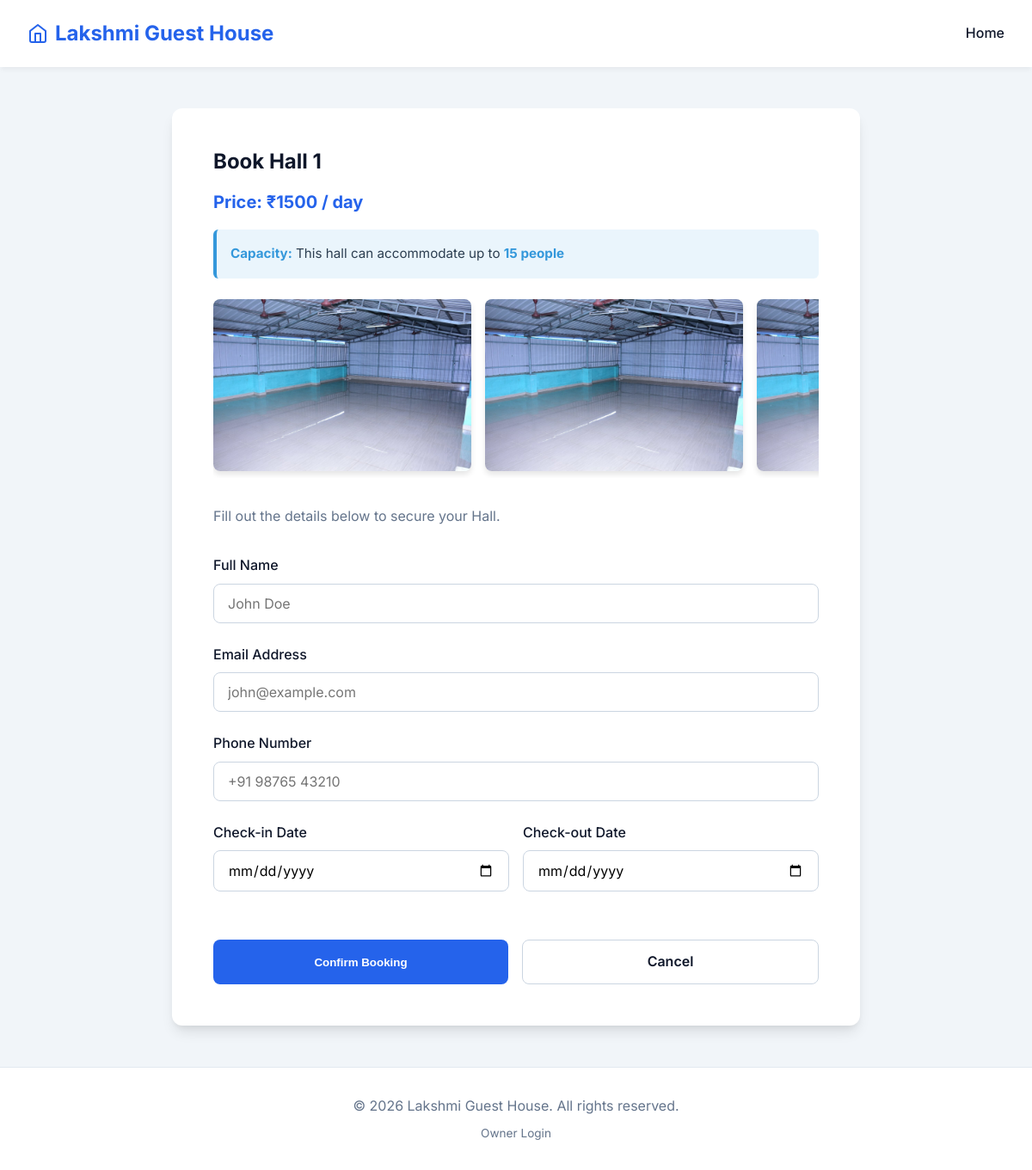
Screenshot of /book/1 with the database file from the repository.
### app.py (models this page shows)
class Accommodation(db.Model):
    id = db.Column(db.Integer, primary_key=True)
    name = db.Column(db.String(100), nullable=False) # e.g. "Room 1", "Hall 1"
    type = db.Column(db.String(50), nullable=False)  # Hall, Cottage, Room
    description = db.Column(db.Text, nullable=True)
    price = db.Column(db.Float, nullable=False)
    image_filenames = db.Column(db.Text, nullable=True)
    is_closed = db.Column(db.Boolean, default=False)
    max_people = db.Column(db.Integer, default=1)  # Number of people accommodation
    facilities = db.Column(db.Text, nullable=True)  # Comma-separated: AC,TV,Heater

### app.py (the view, shortened to what this page needs)
@app.route('/book/<int:acc_id>', methods=['GET', 'POST'])
def book(acc_id):
    accommodation = Accommodation.query.get_or_404(acc_id)
    if accommodation.is_closed:
        flash(f"Sorry, {accommodation.name} is currently closed and unavailable for booking.", "error")
        return redirect(url_for('index'))
    return render_template('book.html', accommodation=accommodation)

### templates/book.html (shortened to what this page needs)
{% extends 'base.html' %}
{% block content %}
<div class="form-container" style="max-width: 800px;">
    <h2>Book {{ accommodation.name }}</h2>
    <div style="font-weight: bold; font-size: 1.25rem; color: var(--primary-color); margin-bottom: 1rem;">Price: ₹{{ "%.0f"|format(accommodation.price) }} / day</div>
    {% if accommodation.max_people %}
    <div style="padding: 1rem; background: rgba(52, 152, 219, 0.1); border-radius: 6px; margin-bottom: 1.5rem; border-left: 4px solid #3498db;">
        <div style="color: #2c3e50; font-size: 0.95rem;">
            <strong style="color: #3498db;">Capacity:</strong> This {{ accommodation.type.lower() }} can accommodate up to <strong style="color: #3498db;">{{ accommodation.max_people }} {{ 'person' if accommodation.max_people == 1 else 'people' }}</strong>
        </div>
    </div>
    {% endif %}
    <div style="display: flex; gap: 1rem; overflow-x: auto; margin-bottom: 2rem; padding-bottom: 0.5rem;">
        {% for img in accommodation.image_filenames.split(',') %}
        <img src="{{ url_for('static', filename='images/' ~ img) }}" alt="{{ accommodation.name }}" style="height: 200px; border-radius: 8px; object-fit: cover; flex-shrink: 0; box-shadow: 0 4px 6px rgba(0,0,0,0.1);">
        {% endfor %}
    </div>
    <p style="color: var(--text-light); margin-bottom: 2rem;">Fill out the details below to secure your {{ accommodation.type }}.</p>
    <form method="POST">
        <div class="form-group">
            <label for="name">Full Name</label>
            <input type="text" id="name" name="name" required placeholder="John Doe">
        </div>
        <div class="form-group">
            <label for="email">Email Address</label>
            <input type="email" id="email" name="email" required placeholder="john@example.com">
        </div>
        <div class="form-group">
            <label for="phone">Phone Number</label>
            <input type="tel" id="phone" name="phone" required placeholder="+91 98765 43210">
        </div>
        <div class="date-group">
            <div class="form-group">
                <label for="check_in">Check-in Date</label>
                <input type="date" id="check_in" name="check_in" required>
            </div>
            <div class="form-group">
                <label for="check_out">Check-out Date</label>
                <input type="date" id="check_out" name="check_out" required>
            </div>
        </div>
        <div style="margin-top: 2rem; display: flex; gap: 1rem;">
            <button type="submit" class="btn" style="flex: 1;">Confirm Booking</button>
            <a href="{{ url_for('index') }}" class="btn btn-secondary" style="flex: 1;">Cancel</a>
        </div>
    </form>
</div>
{% endblock %}

### static/css/style.css (style rules this page uses)
:root { --primary-color: #2563eb; --primary-hover: #1d4ed8; --secondary-color: #f8fafc; --text-dark: #0f172a; --text-light: #64748b; --bg-color: #f1f5f9; --card-bg: #ffffff; --border-radius: 12px; --box-shadow: 0 10px 15px -3px rgba(0, 0, 0, 0.1), 0 4px 6px -2px rgba(0, 0, 0, 0.05); --transition: all 0.3s ease; }
* { box-sizing: border-box; margin: 0; padding: 0; }
body { font-family: 'Inter', sans-serif; background-color: var(--bg-color); color: var(--text-dark); line-height: 1.6; min-height: 100vh; display: flex; flex-direction: column; }
h1, h2, h3 { line-height: 1.2; margin-bottom: 1rem; }
.btn { display: inline-block; background-color: var(--primary-color); color: white; padding: 0.75rem 1.5rem; border-radius: 8px; text-decoration: none; font-weight: 600; text-align: center; transition: var(--transition); border: none; cursor: pointer; width: 100%; }
.btn-secondary { background-color: transparent; color: var(--text-dark); border: 1px solid #cbd5e1; }
.form-container { max-width: 600px; margin: 0 auto; background-color: var(--card-bg); padding: 3rem; border-radius: var(--border-radius); box-shadow: var(--box-shadow); }
.form-group { margin-bottom: 1.5rem; }
.form-group label { display: block; font-weight: 500; margin-bottom: 0.5rem; color: var(--text-dark); }
.form-group input { width: 100%; padding: 0.75rem 1rem; border: 1px solid #cbd5e1; border-radius: 8px; font-family: inherit; font-size: 1rem; transition: var(--transition); }
.date-group { display: grid; grid-template-columns: 1fr 1fr; gap: 1rem; }

### rows the page displays
Accommodation: name "Hall 1", price "1500", type "hall", max_people "15", max_people "people", type "Hall"
